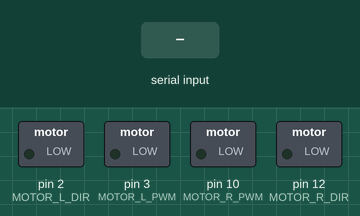
Recording of a sketch running on a simulated Arduino Uno, built with avr-gcc and run on an emulated ATmega328P. Shown: switched loads named in the sketch (green lamp = pin HIGH). Inputs (shaded band) come from the test bench. What the sketch prints to the serial monitor is not drawn.

Above: at 1.2 s.
1.3 s: "1" received over Serial
At 2.7 s:
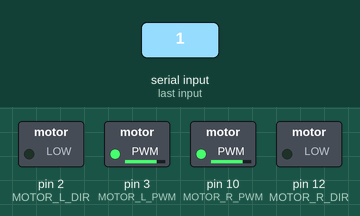
3.8 s: "5" received over Serial
At 5.8 s:
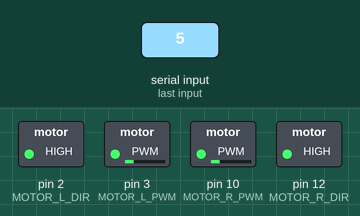
6.3 s: "3" received over Serial
At 6.6 s:
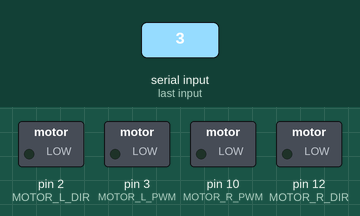
Timing chart, 0 to 9.3 s (numbered marks = the images above; inputs shaded):
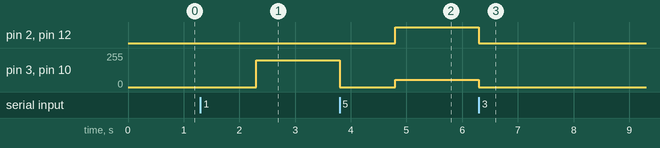

Measured:
- after the input at 1.3 s, pin 3 (MOTOR_L_PWM), pin 10 (MOTOR_R_PWM): 0/255 → 200/255 after 1.0 s
- after the input at 3.8 s, pin 2 (MOTOR_L_DIR), pin 12 (MOTOR_R_DIR): LOW → HIGH after 1.0 s; pin 3 (MOTOR_L_PWM), pin 10 (MOTOR_R_PWM): 200/255 → 0/255 at once, → 55/255 1.0 s later
- after the input at 6.3 s, pin 2 (MOTOR_L_DIR), pin 12 (MOTOR_R_DIR): HIGH → LOW at once; pin 3 (MOTOR_L_PWM), pin 10 (MOTOR_R_PWM): 55/255 → 0/255 at once

The sketch:

motorstyringDemo.ino
```cpp
/*
  HG7881_Motor_Driver_Example - Arduino sketch
*/

// Left motor
#define MOTOR_L_PWM 3 // PIN D11 --> Motor B Input A --> MOTOR B+ / PWM Speed (IA2) GUL
#define MOTOR_L_DIR 2 // PIN D13 --> Motor B Input B --> MOTOR B  / Direction (IB2) ORANGE
// Right motor
#define MOTOR_R_PWM 10 // PIN D10 --> Motor B Input A --> MOTOR B+ / PWM Speed (IA1) GRÅ
#define MOTOR_R_DIR 12 // PIN D12 --> Motor B Input B --> MOTOR B  / Direction (IB1) HVID

//Speed
#define PWM_SLOW 100  // arbitrary slow speed PWM duty cycle
#define PWM_MID 150 // arbitrary medium speed PWM duty cycle
#define PWM_FAST 200 // arbitrary fast speed PWM duty cycle
#define DIR_DELAY 1000 // brief delay for abrupt motor changes

#define M_FORWARD LOW
#define M_REVERSE HIGH

void setup() {
  Serial.begin( 9600 );

  pinMode( MOTOR_L_DIR, OUTPUT );
  pinMode( MOTOR_L_PWM, OUTPUT );
  digitalWrite( MOTOR_L_DIR, LOW );
  digitalWrite( MOTOR_L_PWM, LOW );

  pinMode( MOTOR_R_DIR, OUTPUT );
  pinMode( MOTOR_R_PWM, OUTPUT );
  digitalWrite( MOTOR_R_DIR, LOW );
  digitalWrite( MOTOR_R_PWM, LOW );
}

void stopMotor() {
      // always stop motors briefly before abrupt changes
      digitalWrite( MOTOR_L_DIR, LOW );
      digitalWrite( MOTOR_L_PWM, LOW );
      digitalWrite( MOTOR_R_DIR, LOW );
      digitalWrite( MOTOR_R_PWM, LOW );
}

void turnLR() {
      // Turn left or right
      // Der skal modtages 2 parametre
      // L/R og faktor for hastighedsforskel
      // kald speed med de respektive paramertre
}

void spinLR() {
      // Spin left or right
      // Der skal modtages 1 parameter (L/R)
      // Motorene sættes til at køre modsat hinanden
      // digitalWrite( MOTOR_L_DIR, M_FORWARD );
      // digitalWrite( MOTOR_R_DIR, M_REVERSE );

}

void speed(int speedL, int speedR, int mDir) {
    if (mDir == HIGH) {
        //If reverse
        speedL = invertOurValue( speedL );
        speedR = invertOurValue( speedR );
    }
    digitalWrite( MOTOR_L_DIR, mDir );
    digitalWrite( MOTOR_R_DIR, mDir );

    analogWrite( MOTOR_L_PWM, speedL );
    analogWrite( MOTOR_R_PWM, speedR );
}


int invertOurValue(int input) {
  return 255 - input;
}

void loop() {
  boolean isValidInput;
  int bias = 0; // Compensation to right motor  // draw a menu on the serial port
  Serial.println( "-----------------------------" );
  Serial.println( "MENU:" );
  Serial.println( "1) Fast forward" );
  Serial.println( "3) Soft stop (coast)" );
  Serial.println( "5) Fast reverse" );
  Serial.println( "-----------------------------" );
  do
  {
    byte c;
    // get the next character from the serial port
    Serial.print( "?" );
    while( !Serial.available() )
      ; // LOOP...
    c = Serial.read();
    // execute the menu option based on the character recieved
    switch( c )
    {
      case '1': // 1) Fast forward
        Serial.println( "Fast forward..." );
        stopMotor();
        delay( DIR_DELAY );
        speed(PWM_FAST, PWM_FAST + bias, M_FORWARD);

        isValidInput = true;
        break;

      case '3': // 3) Soft stop (preferred)
        Serial.println( "Soft stop (coast)..." );
        stopMotor();
        isValidInput = true;
        break;


      case '5': // 5) Fast reverse
        Serial.println( "Fast reverse..." );
        stopMotor();
        delay( DIR_DELAY );
        speed(PWM_FAST, PWM_FAST + bias, M_REVERSE);

        isValidInput = true;
        break;

      default:
        // wrong character! display the menu again!
        isValidInput = false;
        break;
    }
  } while( isValidInput == true );

  // repeat the main loop and redraw the menu...
}
```
